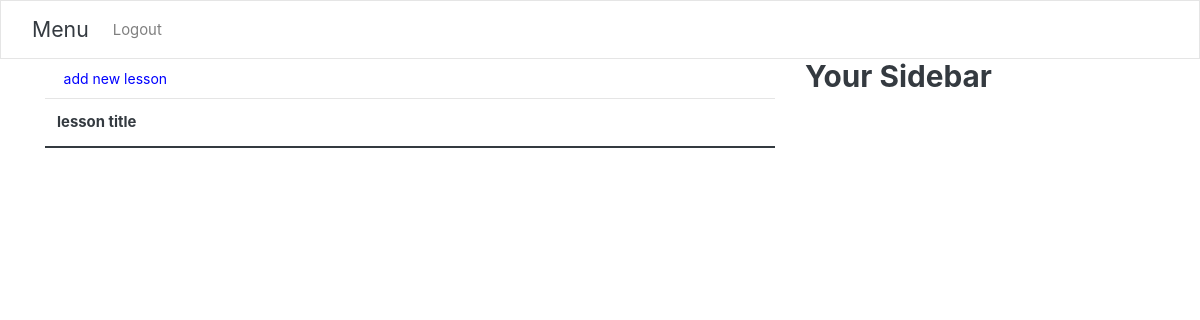
/show_teacher_lessons (signed in), run on an earlier commit of the app's database.
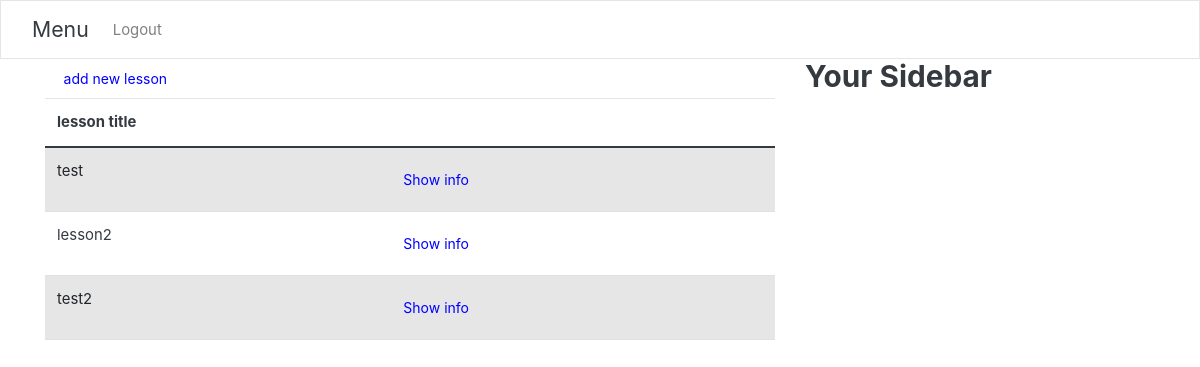
And on a later commit of the database.
### kindergarten/models.py (models this page shows)
class lesson(models.Model):
    garten=models.ForeignKey(Kindergarten, blank=True, null=True,on_delete=models.SET_NULL)
    video_file = models.FileField(upload_to='video/%y')
    title = models.CharField(max_length=100)
    desc = models.TextField()
    quiz=models.OneToOneField(Quiz, on_delete=models.CASCADE)

### kindergarten/views.py (the view)
# urls.py: path('show_teacher_lessons',show_teacher_lessons,name="teacher_lessons"),
@login_required
def show_teacher_lessons(req):
    lessons=lesson.objects.all()
    return render(req,'kindergarten/teacher_lessons.html',{'lessons':lessons})

### kindergarten/templates/kindergarten/teacher_lessons.html
{% extends "users/base.html" %}
{% block content %}
<div class="content-section">
<a href="{% url 'add_lesson' %}" style="color:blue" class="btn">add new lesson</a>
<table class="table table-striped">
<thead>
    <tr>
        <th scope="col">lesson title </th>
        <th scope="col"></th>
    </tr>
</thead>
<tbody>
{% for lesson in lessons %}
<tr>
    <td>{{lesson.title}}</td>
    <td><a href="{% url 'lesson_info' id=lesson.id %}" style="color:blue" class="btn">Show info</a></td>
  </tr>
{%endfor%}
</tbody>
</table>
</div>
{%endblock%}

What changed in the data, as far as the page shows it:
added lesson: title "test"
added lesson: title "lesson2"
added lesson: title "test2"
